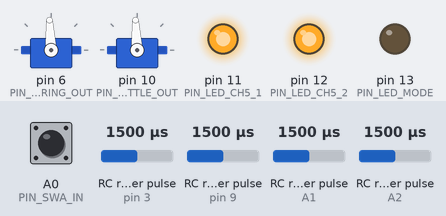
This program was run on a simulated Arduino Uno, built with avr-gcc and run on an emulated ATmega328P. On the bench: 2 × servo, output pins drawn as LEDs (lit = HIGH). Wiring (inferred from the names in the program): 4 × RC receiver channel: data pin 3 / data pin 9 / data A1 / data A2. Dashed ring = blinking. The inputs (shaded band) are chosen by the test bench; at power-on: RC receiver pulse (sensors on pin 3, A2, A1, pin 9) 1500 µs, A0 (PIN_SWA_IN) LOW. What the program prints to the serial monitor is not drawn.

Above: at 1.2 s.
1.3 s: RC receiver pulse (sensor on pin 3) set to 1020 µs
At 1.9 s:
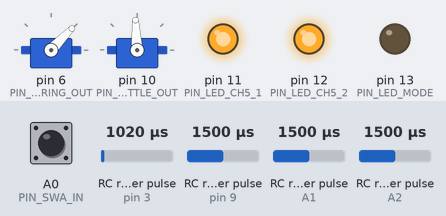
2.8 s: RC receiver pulse (sensor on A2) set to 1487 µs
At 4.0 s:
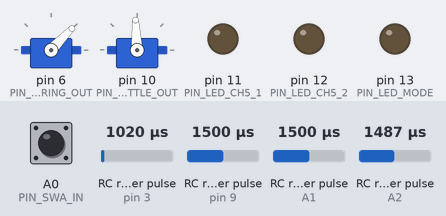
4.3 s: RC receiver pulse (sensor on A1) set to 1113 µs
5.8 s: RC receiver pulse (sensor on A1) set to 1086 µs
At 8.41 s:
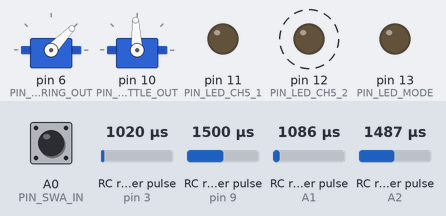
8.8 s: RC receiver pulse (sensor on pin 3) set to 1250 µs
At 9.03 s:
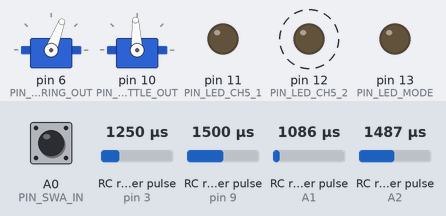
11.8 s: RC receiver pulse (sensor on A2) set to 1500 µs
At 13.2 s:
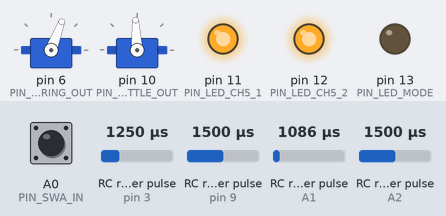
Timing chart, 0 to 14.3 s (numbered marks = the images above; inputs shaded):
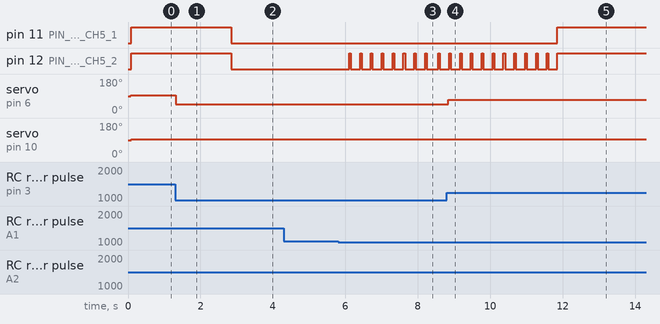

Measured:
- the behaviour switches between 1500 and 1499 µs on RC receiver pulse (sensor on A2) (found by bisection; images 1 and 2)
- the behaviour switches between 1100 and 1099 µs on RC receiver pulse (sensor on A1) (found by bisection; images 2 and 3)
- after the input at 1.3 s, servo on pin 6 (PIN_STEERING_OUT): 93° → 46° at once
- after the input at 2.8 s, pin 11 (PIN_LED_CH5_1), pin 12 (PIN_LED_CH5_2): HIGH → LOW after 0.05 s
- after the input at 4.3 s, every drawn part: stays the same
- after the input at 5.8 s, pin 12 (PIN_LED_CH5_2): alternates HIGH for 0.04 s and LOW for 0.26 s, starting after 0.31 s
- after the input at 8.8 s, servo on pin 6 (PIN_STEERING_OUT): 46° → 69° at once
- after the input at 11.8 s, pin 11 (PIN_LED_CH5_1): LOW → HIGH after 0.05 s; pin 12 (PIN_LED_CH5_2): goes on until 11.8 s, then stays HIGH

The program:

main.cpp
```cpp
#include <Arduino.h>
#include <Servo.h>

// ── 핀 정의 ──
// 입력 핀
const int PIN_STEERING_IN = 3;    // 수신기 CH1
const int PIN_THROTTLE_IN = 9;    // 수신기 CH2
const int PIN_SWA_IN      = A0;   // SwA → CH8 모드 스위치
const int PIN_CH5_IN      = A1;   // SwC → CH5 PWM 입력
const int PIN_CH7_IN      = A2;   // SwD → CH7 PWM 입력

const int PIN_LED_MODE    = 13;   // 자동/수동 모드 표시 LED
const int PIN_LED_CH5_1   = 11;   // CH5=2000 근처일 때 깜빡일 LED
const int PIN_LED_CH5_2   = 12;   // CH5=1000 근처일 때 깜빡일 LED

// 출력 핀
const int PIN_STEERING_OUT = 6;   // 조향 서보
const int PIN_THROTTLE_OUT = 10;  // ESC 스로틀

// 속도 제한 상수
const int FORWARD_LIMIT = 40;     // 전진 최대 (0~100)
const int REVERSE_LIMIT = 75;     // 후진 최대 (0~100)

// 깜빡임 간격 (밀리초)
const unsigned long BLINK_INTERVAL = 300;

// 마지막 토글 시간 저장
unsigned long lastToggleTime1 = 0;
unsigned long lastToggleTime2 = 0;

Servo servoSteer;
Servo servoThrottle;

void setup() {
  pinMode(PIN_STEERING_IN, INPUT);
  pinMode(PIN_THROTTLE_IN, INPUT);
  pinMode(PIN_SWA_IN, INPUT);
  pinMode(PIN_CH5_IN, INPUT);
  pinMode(PIN_CH7_IN, INPUT);
  pinMode(PIN_LED_MODE, OUTPUT);
  pinMode(PIN_LED_CH5_1, OUTPUT);
  pinMode(PIN_LED_CH5_2, OUTPUT);

  servoSteer.attach(PIN_STEERING_OUT);
  servoThrottle.attach(PIN_THROTTLE_OUT);

  Serial.begin(115200);
}

void loop() {
  unsigned long now = millis();

  // 1) SwD(CH7) 읽어서 두 LED 계속 ON/OFF 제어
  int pwm7 = pulseIn(PIN_CH7_IN, HIGH, 25000);
  if (pwm7 > 1500) {
    // 스위치 올리면 두 LED 계속 켜기
    digitalWrite(PIN_LED_CH5_1, HIGH);
    digitalWrite(PIN_LED_CH5_2, HIGH);
  } else {
    // 스위치 내리면 두 LED 끄고 → CH5 깜빡이 로직
    digitalWrite(PIN_LED_CH5_1, LOW);
    digitalWrite(PIN_LED_CH5_2, LOW);

    int pwm5 = pulseIn(PIN_CH5_IN, HIGH, 25000);

    // CH5가 2000µs 근처면 LED1 토글
    if (pwm5 >= 1900) {
      if (now - lastToggleTime1 >= BLINK_INTERVAL) {
        lastToggleTime1 = now;
        digitalWrite(PIN_LED_CH5_1, !digitalRead(PIN_LED_CH5_1));
      }
    } else {
      // 조건 벗어나면 LED1 끄고 타이머 리셋
      digitalWrite(PIN_LED_CH5_1, LOW);
      lastToggleTime1 = now;
    }

    // CH5가 1000µs 근처면 LED2 토글
    if (pwm5 <= 1100 && pwm5 > 0) {
      if (now - lastToggleTime2 >= BLINK_INTERVAL) {
        lastToggleTime2 = now;
        digitalWrite(PIN_LED_CH5_2, !digitalRead(PIN_LED_CH5_2));
      }
    } else {
      // 조건 벗어나면 LED2 끄고 타이머 리셋
      digitalWrite(PIN_LED_CH5_2, LOW);
      lastToggleTime2 = now;
    }
  }

  // 2) 자동/수동 모드 판단
  int modePulse = pulseIn(PIN_SWA_IN, HIGH, 25000);
  bool autoMode = (modePulse > 1500);
  digitalWrite(PIN_LED_MODE, autoMode ? HIGH : LOW);

  if (autoMode) {
    // ── 자동 모드 ──
    int steerPulse    = 1500;
    int throttlePulse = 1500;

    if (Serial.available()) {
      String line = Serial.readStringUntil('\n');
      char buf[32];
      line.toCharArray(buf, sizeof(buf));
      int steerCmd, throttleCmd;

      if (sscanf(buf, "%d,%d", &steerCmd, &throttleCmd) == 2) {
        steerCmd = constrain(steerCmd, -100, 100);
        if (throttleCmd > 0)
          throttleCmd = constrain(throttleCmd, 0, FORWARD_LIMIT);
        else
          throttleCmd = constrain(throttleCmd, -REVERSE_LIMIT, 0);

        steerPulse = map(steerCmd, -100, 100, 1000, 2000);
        if (throttleCmd >= 0)
          throttlePulse = map(throttleCmd, 0, FORWARD_LIMIT, 1520, 1620);
        else
          throttlePulse = map(throttleCmd, -REVERSE_LIMIT, 0, 1100, 1480);

        if (throttlePulse > 1500 && throttlePulse < 1553)
          throttlePulse = 1553;
      }
    }

    servoSteer.writeMicroseconds(steerPulse);
    servoThrottle.writeMicroseconds(throttlePulse);
    Serial.print("AUTO → steer: ");
    Serial.print(steerPulse);
    Serial.print("  throttle: ");
    Serial.println(throttlePulse);

  } else {
    // ── 수동 모드 ──
    int steerIn = pulseIn(PIN_STEERING_IN, HIGH, 25000);
    Serial.print("MANUAL → steerIn: ");
    Serial.print(steerIn);
    if (steerIn >= 1000 && steerIn <= 2000)
      servoSteer.writeMicroseconds(steerIn);

    int pwmIn = pulseIn(PIN_THROTTLE_IN, HIGH, 25000);
    Serial.print("  throttleRaw: ");
    Serial.println(pwmIn);
    if (pwmIn >= 1000 && pwmIn <= 2000) {
      int offset = pwmIn - 1500;
      if (offset > 0)
        offset = constrain(offset, 0, FORWARD_LIMIT);
      else
        offset = constrain(offset, -REVERSE_LIMIT, 0);
      int pwmOut = 1504 + offset;
      servoThrottle.writeMicroseconds(pwmOut);
    }

    while (Serial.available()) Serial.read();
  }
}
```
